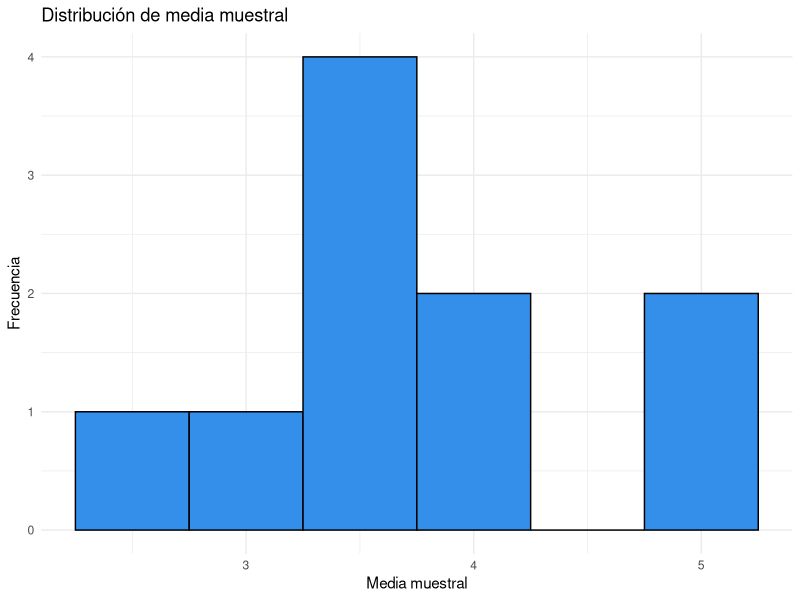
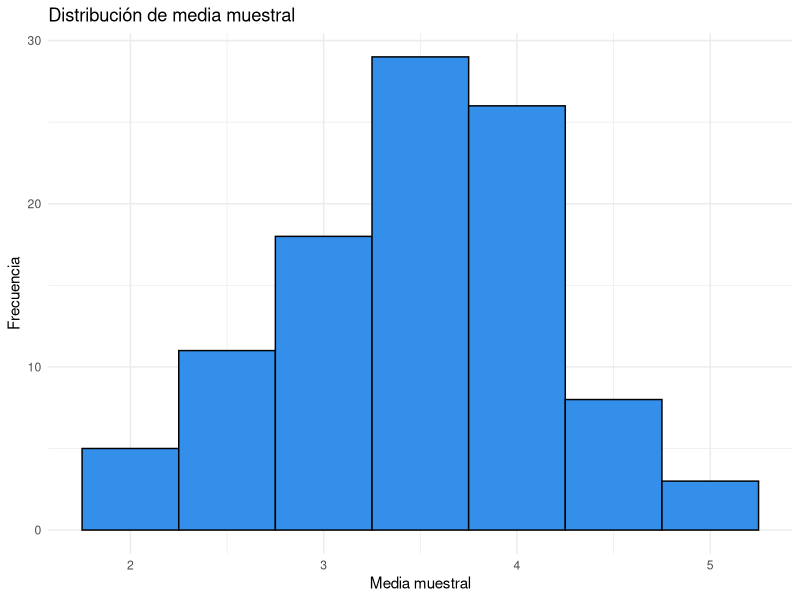
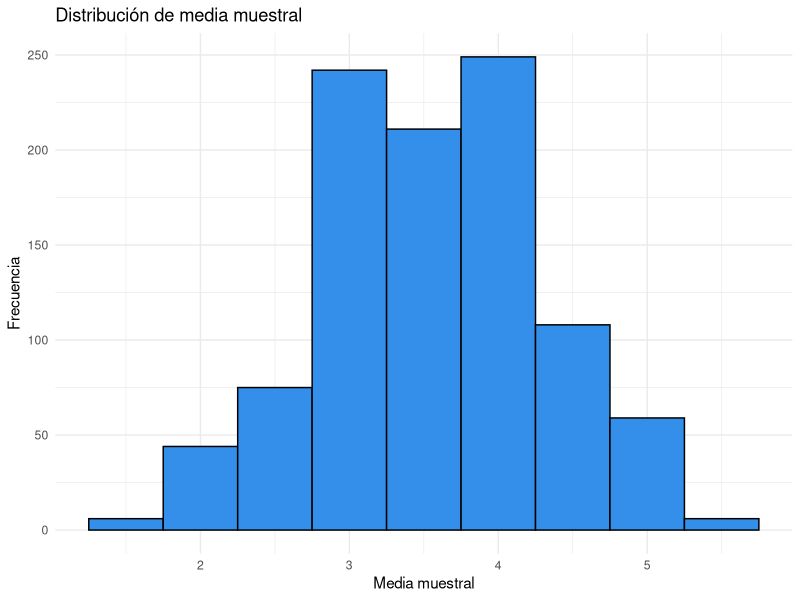
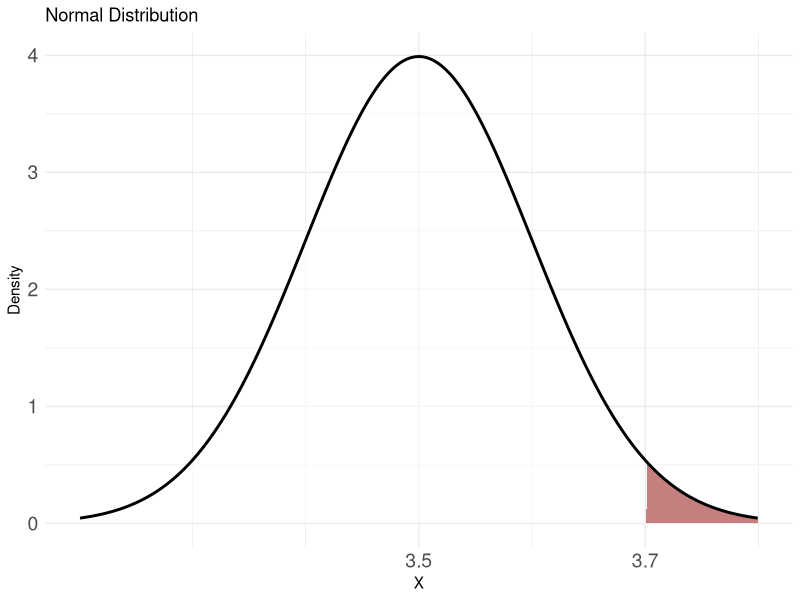
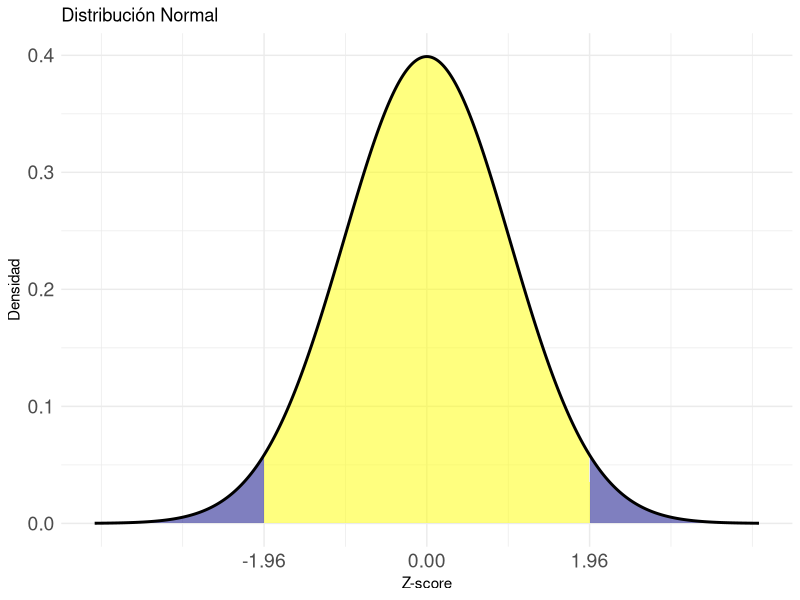

Source code (R) for these figures, in order:
## ---- chunk 1
#| fig.align: 'center'
#| echo: true
library(tidyverse)
## Creemos el vector para el dado
dado <- c(1,2,3,4,5,6)

## Tiremos el dado 5 veces
muestra_de_5 <- sample(dado, 5, replace=TRUE)

muestra_de_5

## Y calculemos su media
mean(muestra_de_5)


## Otra manera de calcular la media
## de una muestra de 5
sample(dado, 5, replace = TRUE) %>% mean()
## ---- chunk 2
#| fig.align: 'center'
#| echo: true
library(tidyverse)
## Creemos el vector para el dado
dado <- c(1,2,3,4,5,6)

## Tiremos el dado 5 veces
muestra_de_5 <- sample(dado, 5, replace=TRUE)

muestra_de_5

## Y calculemos su media
mean(muestra_de_5)


## Otra manera de calcular la media de una muestra de 5
sample(dado, 5, replace = TRUE) %>% mean()

## ---- chunk 3
#| fig.align: 'center'
#| echo: false
library(tidyverse)

sample_means <- replicate(10, sample(dado, 5, replace = TRUE) %>% mean())

# Convert to a data frame for ggplot2
df <- data.frame(sample_means = sample_means)

# Plot the histogram
ggplot(df, aes(x = sample_means)) +
  geom_histogram(binwidth = 0.5, fill = "#348feb", color = "black") +
  labs(title = "Distribución de media muestral", x = "Media muestral", y = "Frecuencia") +
  theme_minimal()

## ---- chunk 4
#| fig.align: 'center'
#| echo: false
library(tidyverse)

sample_means <- replicate(100, sample(dado, 5, replace = TRUE) %>% mean())

# Convert to a data frame for ggplot2
df <- data.frame(sample_means = sample_means)

# Plot the histogram
ggplot(df, aes(x = sample_means)) +
  geom_histogram(binwidth = 0.5, fill = "#348feb", color = "black") +
  labs(title = "Distribución de media muestral", x = "Media muestral", y = "Frecuencia") +
  theme_minimal()

## ---- chunk 5
#| fig.align: 'center'
#| echo: false
library(tidyverse)

sample_means <- replicate(1000, sample(dado, 5, replace = TRUE) %>% mean())

# Convert to a data frame for ggplot2
df <- data.frame(sample_means = sample_means)

# Plot the histogram
ggplot(df, aes(x = sample_means)) +
  geom_histogram(binwidth = 0.5, fill = "#348feb", color = "black") +
  labs(title = "Distribución de media muestral", x = "Media muestral", y = "Frecuencia") +
  theme_minimal()

## ---- chunk 6
#| fig.align: 'center'
#| echo: false
#| eval: true
# Define the x-axis range and normal distribution
x <- seq(2.5, 4.5, length = 1000)
mean_val <- 3.5
sd_val <- (3.7 - 3.5) / 2  # Standard deviation so that 3.7 is 2 SDs from the mean
y <- dnorm(x, mean = mean_val, sd = sd_val)

# Create a data frame
df <- data.frame(x = x, y = y)

# Plot the normal distribution with highlighted regions
ggplot(df, aes(x = x, y = y)) +
  geom_area(aes(x = ifelse(x <= 3.7, x, NA)), fill = "white", alpha = 0.5) +
  geom_area(aes(x = ifelse(x > 3.7, x, NA)), fill = "darkred", alpha = 0.5) +
  geom_line(color = "black", size = 1) +
  scale_x_continuous(breaks = c(3.5, 3.7), limits = c(3.2, 3.8)) +
  labs(title = "Normal Distribution",
       x = "X", y = "Density") +
  theme_minimal() +
  theme(
    legend.position = "none",
    axis.text = element_text(size = 14)  # Increase the size of x and y axis text
  )

## ---- chunk 7
#| fig.align: 'center'
#| echo: false
#| eval: true
# Define the x-axis range and normal distribution
x <- seq(-4, 4, length = 1000)
y <- dnorm(x)

# Create a data frame
df <- data.frame(x = x, y = y)

# Plot the normal distribution with highlighted regions
ggplot(df, aes(x = x, y = y)) +
  geom_area(aes(x = ifelse(x >= -1.96 & x <= 1.96, x, NA)), fill = "yellow", alpha = 0.5) +
  geom_area(aes(x = ifelse(x < -1.96, x, NA)), fill = "navy", alpha = 0.5) +
  geom_area(aes(x = ifelse(x > 1.96, x, NA)), fill = "navy", alpha = 0.5) +
  geom_line(color = "black", size = 1) +
  scale_x_continuous(breaks = c(-1.96, 0, 1.96)) +
  labs(title = "Distribución Normal",
       x = "Z-score", y = "Densidad") +
  theme_minimal() +
  theme(
    legend.position = "none",
    axis.text = element_text(size = 14))  # Increase the size of x and y axis text

